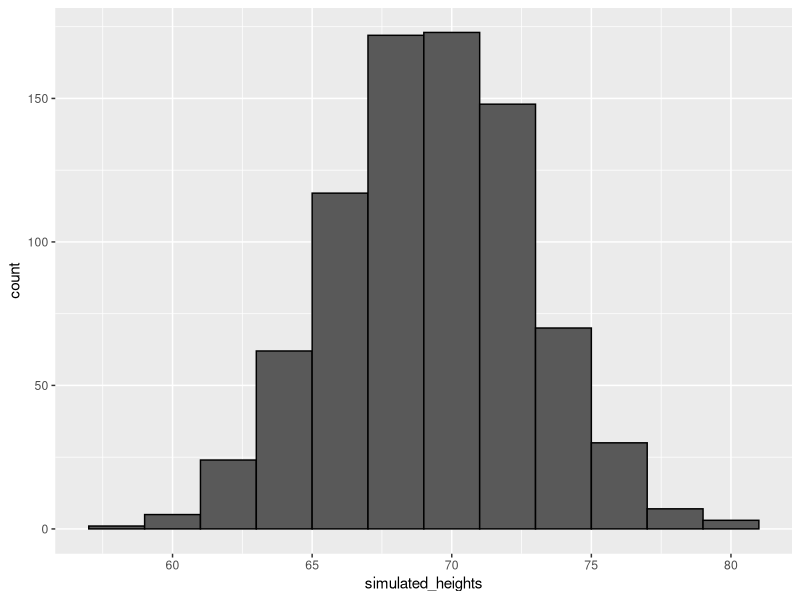

R code for this plot:
# Monte Carlo Simulations
 
# 2021.05.03

## Code: Generating normally distributed random numbers

# define x as male heights from dslabs data
library(tidyverse)
library(dslabs)
data(heights)
x <- heights %>% filter(sex=="Male") %>% pull(height)

# generate simulated height data using normal distribution - both datasets should have n observations
n <- length(x)
avg <- mean(x)
s <- sd(x)
simulated_heights <- rnorm(n, avg, s)

# plot distribution of simulated_heights
data.frame(simulated_heights = simulated_heights) %>%
  ggplot(aes(simulated_heights)) +
  geom_histogram(color="black", binwidth = 2)


## Code: Monte Carlo simulation of tallest person over 7 feet
B <- 10000
tallest <- replicate(B, {
  simulated_data <- rnorm(800, avg, s)    # generate 800 normally distributed random heights
  max(simulated_data)    # determine the tallest height
})
mean(tallest >= 7*12)    # proportion of times that tallest person exceeded 7 feet (84 inches)
